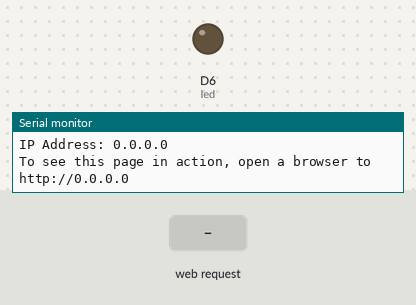
The sketch below on a simulated Arduino MKR. On the bench: output pins drawn as LEDs (lit = HIGH), the last lines printed to the serial monitor. Inputs (shaded band) come from the test bench. Storage starts empty.

Above: at 11.2 s.
11.3 s: HTTP request GET /N received
At 12.2 s:
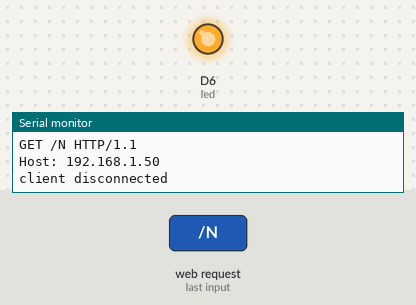
12.8 s: HTTP request GET /B received
At 13.4 s:
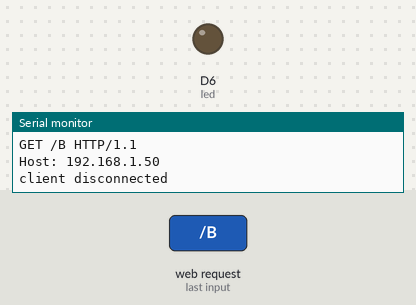
Timing chart, 0 to 15.8 s (numbered marks = the images above; inputs shaded):
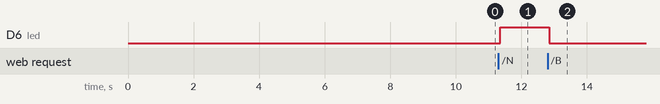

Measured:
- after the input at 11.3 s, D6 (led): LOW → HIGH after 0.05 s
- after the input at 12.8 s, D6 (led): HIGH → LOW after 0.05 s

The sketch:

provasito.ino
```cpp
#include <SD.h>
#include <SPI.h>
#include <WiFiNINA.h>
#include "arduino_secrets.h"


File root;

///////Variabili Setup AP
char ssid[] = SECRET_SSID;        // your network SSID (name)
char pass[] = SECRET_PASS;    // your network password (use for WPA, or use as key for WEP)
int keyIndex = 0;                // your network key Index number (needed only for WEP)
int led =  LED_BUILTIN;
int status = WL_IDLE_STATUS;
WiFiServer server(80);

//Variabili globali sito e codice
String html;
char command_html;
char command_code;


String line = "";

void setup() {
  //Initialize serial and wait for port to open:
  Serial.begin(9600);
  while (!Serial) {
    ; // wait for serial port to connect. Needed for native USB port only
  }

   Serial.print("Initializing SD card...");

  if (!SD.begin(7)) {
    Serial.println("initialization failed!");
    while (1);
  }
  Serial.println("initialization done.");

  Serial.println("Access Point Web Server");

  pinMode(led, OUTPUT);      // set the LED pin mode

  // check for the WiFi module:
  if (WiFi.status() == WL_NO_MODULE) {
    Serial.println("Communication with WiFi module failed!");
    // don't continue
    while (true);
  }


  // print the network name (SSID);
  Serial.print("Creating access point named: ");
  Serial.println(ssid);

  // Create open network. Change this line if you want to create an WEP network:
  status = WiFi.beginAP(ssid, pass);
  if (status != WL_AP_LISTENING) {
    Serial.println("Creating access point failed");
    // don't continue
    while (true);
  }

  // wait 10 seconds for connection:
  delay(10000);

  // start the web server on port 80
  server.begin();

  // you're connected now, so print out the status
  printWiFiStatus();
  changePage(command_html);
}


void loop() {

  //SetupWifi();
  //changePage(command_html);
  RefreshPage();
  DoCode(command_code);


}

void SetupWifi(){
  if (status != WiFi.status()) {
    // it has changed update the variable
    status = WiFi.status();

    if (status == WL_AP_CONNECTED) {
      // a device has connected to the AP
      Serial.println("Device connected to AP");
    } else {
      // a device has disconnected from the AP, and we are back in listening mode
      Serial.println("Device disconnected from AP");
    }
  }

}

void printWiFiStatus() {
  // print the SSID of the network you're attached to:
  Serial.print("SSID: ");
  Serial.println(WiFi.SSID());

  // print your WiFi shield's IP address:
  IPAddress ip = WiFi.localIP();
  Serial.print("IP Address: ");
  Serial.println(ip);

  // print where to go in a browser:
  Serial.print("To see this page in action, open a browser to http://");
  Serial.println(ip);

}

void RefreshPage(){

  WiFiClient client = server.available();   // listen for incoming clients

  if (client) {                             // if you get a client,
    Serial.println("new client");           // print a message out the serial port
    String currentLine = "";                // make a String to hold incoming data from the client
    while (client.connected()) {            // loop while the client's connected
      if (client.available()) {             // if there's bytes to read from the client,
        char c = client.read();             // read a byte, then
        Serial.write(c);                    // print it out the serial monitor
        if (c == '\n') {                    // if the byte is a newline character

          // if the current line is blank, you got two newline characters in a row.
          // that's the end of the client HTTP request, so send a response:
          if (currentLine.length() == 0) {
            // HTTP headers always start with a response code (e.g. HTTP/1.1 200 OK)
            // and a content-type so the client knows what's coming, then a blank line:
            client.println("HTTP/1.1 200 OK");
            client.println("Content-type:text/html");
            client.println();

            // the content of the HTTP response follows the header:
            client.print(html);

            // The HTTP response ends with another blank line:
            client.println();
            // break out of the while loop:
            break;
          }
          else {      // if you got a newline, then clear currentLine:
            currentLine = "";
          }
        }
        else if (c != '\r') {    // if you got anything else but a carriage return character,
          currentLine += c;      // add it to the end of the currentLine
        }


        // Check to see if the client request was "GET /H" or "GET /L":
        if (currentLine.endsWith("GET /N")) {
          command_html = 'N';
          command_code = 'H'; // LED ALTO
          changePage(command_html);

        }
        if (currentLine.endsWith("GET /B")) {
          command_html = 'B';
          command_code = 'L';
          changePage(command_html);
        }
      }
    }
    // close the connection:
    client.stop();
    Serial.println("client disconnected");
  }


}


void changePage(char command){
String startpage ="<!DOCTYPE html> <html> <head> <title>Prova</title> <link rel=\"stylesheet\" href=\"https://stackpath.bootstrapcdn.com/bootstrap/4.3.1/css/bootstrap.min.css\"> <link rel=\"stylesheet\" href=\"style.css\"> </head> <body> <div class=\"row\"> <div class= col-4 style=\"background-color: #E6E6E6 ; \"> <div class=\"table-wrapper-scroll-y my-custom-scrollbar\" style=\"display: block;position: relative;height: 400px;overflow: auto;\"> <table class=\"table\"> <thead> <tr> <th>#</th> <th><i></i>FileName</th> <th><i></i>Actions</th> </tr> </thead> <tbody>";

String buttonGreen = "<a href=\"N\" type=\"button\" class=\"btn btn-outline-success\" style=\"width: 450px\">NewFileStart</a> </div> </div> <script src=\"https://code.jquery.com/jquery-3.3.1.slim.min.js\"></script> <script src=\"https://stackpath.bootstrapcdn.com/bootstrap/4.3.1/js/bootstrap.min.js\"></script> </body> </html>";
String buttonRed = "<a href=\"B\" type=\"button\" class=\"btn btn-outline-danger\" style=\"width: 450px\">EndFile</a> </div> </div> <script src=\"https://code.jquery.com/jquery-3.3.1.slim.min.js\"></script> <script src=\"https://stackpath.bootstrapcdn.com/bootstrap/4.3.1/js/bootstrap.min.js\"></script> </body> </html>";

int cnt=0;
  //Create the list file
  root = SD.open("/");
  printDirectory(root, 0);
  root.close();


  //Create the tab
  File list = SD.open("LIST.TXT");
  while (list.available()) {
    line = list.readStringUntil('\n');
    if(line.startsWith("DATA")){
      cnt +=1;
      startpage += "<tr> <th scope=\"row\">";
      startpage += String(cnt);
      startpage += "</th> <td><i></i>";
      startpage += line;
      startpage += "</td>";
      startpage += "<td> <a href=\"";
      startpage += line;
      startpage += "-D";
      startpage += "\"><img src=\"https://image.flaticon.com/icons/svg/126/126488.svg\" style=\"height: 25px;width: 25px;\"></img></a> <a href=\"";
      startpage += line;
      startpage += "-R";
      startpage += "\"><img src=\"https://image.flaticon.com/icons/svg/214/214356.svg\" style=\"height: 25px;width: 25px;\"></img></a> </td> </tr> ";

    }

  }
  list.close();


  startpage +="</tbody> </table> </div>";

  switch(command){
  case 'N':
      html = startpage + buttonRed;
      break;

  case 'B':
      html = startpage + buttonGreen;
      break;

  default:
    html = startpage + buttonGreen;
    break;
  }
}


void DoCode(char command){
  switch(command){
    case 'H':
        digitalWrite(led, HIGH);
        break;
    case 'L':
        digitalWrite(led, LOW);
        break;
    default:
        break;
  }
}

void printDirectory(File dir, int numTabs) {
String tmp;

  if(SD.exists("list.txt")){
    SD.remove("list.txt");
    }

  File list;
  list = SD.open("list.txt",FILE_WRITE);
  while (true) {

    File entry =  dir.openNextFile();
    if (! entry) {
      // no more files
      list.close();
      break;
    }
    for (uint8_t i = 0; i < numTabs; i++) {
      list.print('\t');
    }
    list.println(entry.name());
    if (entry.isDirectory()) {
      list.println("/");
      printDirectory(entry, numTabs + 1);
    } else {

    }
    entry.close();
  }
}
```

arduino_secrets.h
```cpp
#define SECRET_SSID "waterpolo"
#define SECRET_PASS "waterpolo"
```
